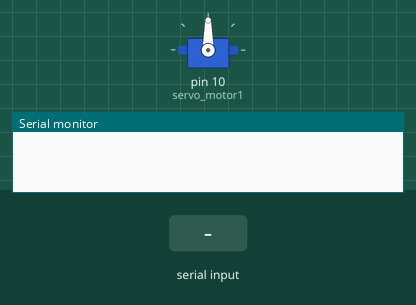
This sketch was run on a simulated Arduino Uno, built with avr-gcc and run on an emulated ATmega328P. Parts: servo, the last lines printed to the serial monitor. The test bench sets the inputs (shaded band).

Above: at 1.2 s.
1.3 s: "30,150\n" received over Serial
At 2.7 s:
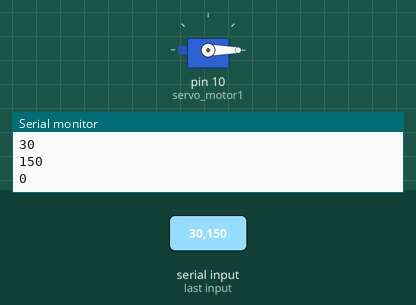
3.8 s: "90,45\n" received over Serial
At 4.6 s:
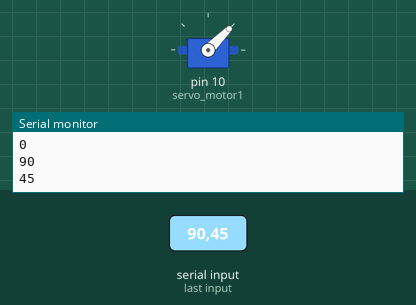
6.3 s: "200\n" received over Serial
At 6.8 s:
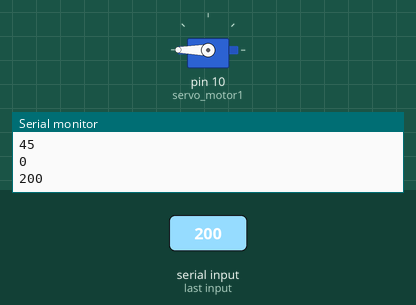
Timing chart, 0 to 9.3 s (numbered marks = the images above; inputs shaded):
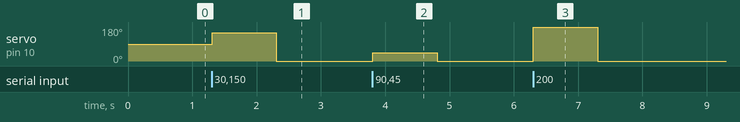

Measured:
- after the input at 1.3 s, servo on pin 10 (servo_motor1): 90° → 150° at once, → 0° 1.0 s later
- after the input at 3.8 s, servo on pin 10 (servo_motor1): 0° → 45° at once, → 0° 1.0 s later
- after the input at 6.3 s, servo on pin 10 (servo_motor1): 0° → 180° at once, → 0° 1.0 s later

The sketch:

test_config.ino
```cpp
/*
Coded by Marjan Olesch
Sketch from Insctructables.com
Open source - do what you want with this code!
*/
#include <Servo.h>

int value = 0; // set values you need to zero
int speedy=0;
#define UP 180
#define MID_UP 135
#define MID 90
#define MID_DOWN 45
#define DOWN 0
#define TIME 500
#define MAPP map(speedy, 0, 180, 0  , 180)
Servo servo_motor1;

void setup() {

  servo_motor1.attach(10);    // attached to pin 9 I just do this with 1 Servo
  Serial.begin(9600);    // start serial at 9600 baud
}

int mapping_(int i){
  int angle = map(speedy, 0, 180, 500, 2500);
}

void loop() {
  if(Serial.available()){
    value = Serial.parseInt();    // Parse an Integer from Serial
    Serial.println(value);
    servo_motor1.write(value);
  }
  /*if(Serial.available()){
    value=Serial.read();
    if(value=='u'){
      Serial.print("write ");
      speedy=MID;
      servo_motor1.write(MAPP);
      Serial.print("MID ");
      delay(TIME);
      speedy=UP;
      servo_motor1.write(MAPP);
      Serial.print("UP ");
      delay(TIME);
      speedy=MID;
      servo_motor1.write(MAPP);
      Serial.println("MID");
      delay(TIME);
    }
    if(value=='d'){
      Serial.print("write ");
      speedy=MID;
      servo_motor1.write(MAPP);
      Serial.print("MID ");
      delay(TIME);
      speedy=DOWN;
      servo_motor1.write(MAPP);
      Serial.print("DOWN ");
      delay(TIME);
      speedy=MID;
      servo_motor1.write(MAPP);
      Serial.println("MID");
      delay(TIME);
    }
    else if(value=='0'){
      speedy=DOWN;
      servo_motor1.write(MAPP);
      Serial.println("write DOWN");
    }
    else if(value=='1'){
      speedy=MID_DOWN;
      servo_motor1.write(MAPP);
      Serial.println("write MID_DOWN");
    }

    else if(value=='2'){
      speedy=MID;
      servo_motor1.write(MAPP);
      Serial.println("write MID");
    }
    else if(value=='3'){
      speedy=MID_UP;
      servo_motor1.write(MAPP);
      Serial.println("write MID_UP");
    }
    else if(value=='4'){
      speedy=UP;
      servo_motor1.write(MAPP);
      Serial.println("write UP");
    }
    else if(value=='+'){
      value=servo_motor1.read();
      servo_motor1.write(value+1);
      Serial.print("write ");
      Serial.println(value+1);
    }
    else if(value=='-'){
      value=servo_motor1.read();
      servo_motor1.write(value-1);
      Serial.print("write ");
      Serial.println(value-1);
    }
  } */
}
```
